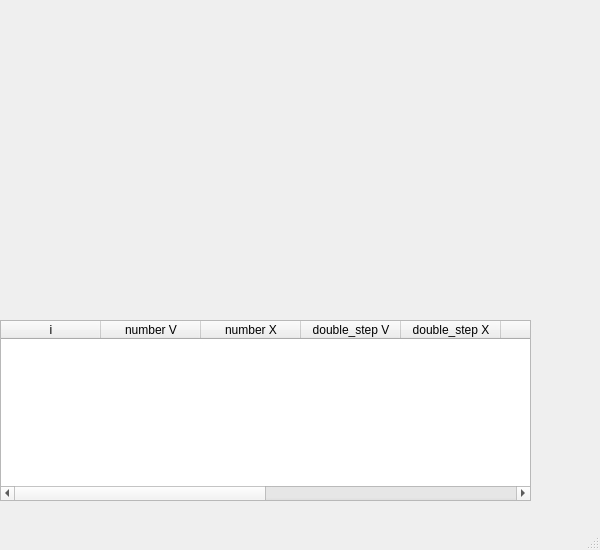
<?xml version="1.0" encoding="UTF-8"?>
<ui version="4.0">
 <class>MainWindow</class>
 <widget class="QMainWindow" name="MainWindow">
  <property name="geometry">
   <rect>
    <x>0</x>
    <y>0</y>
    <width>600</width>
    <height>550</height>
   </rect>
  </property>
  <property name="windowTitle">
   <string>MainWindow</string>
  </property>
  <widget class="QWidget" name="centralwidget">
   <widget class="QLabel" name="label">
    <property name="geometry">
     <rect>
      <x>10</x>
      <y>0</y>
      <width>161</width>
      <height>31</height>
     </rect>
    </property>
    <property name="text">
     <string/>
    </property>
   </widget>
   <widget class="QLabel" name="label_2">
    <property name="geometry">
     <rect>
      <x>10</x>
      <y>30</y>
      <width>151</width>
      <height>31</height>
     </rect>
    </property>
    <property name="text">
     <string/>
    </property>
   </widget>
   <widget class="QLabel" name="label_3">
    <property name="geometry">
     <rect>
      <x>10</x>
      <y>60</y>
      <width>201</width>
      <height>31</height>
     </rect>
    </property>
    <property name="text">
     <string/>
    </property>
   </widget>
   <widget class="QLabel" name="label_4">
    <property name="geometry">
     <rect>
      <x>10</x>
      <y>90</y>
      <width>201</width>
      <height>31</height>
     </rect>
    </property>
    <property name="text">
     <string/>
    </property>
   </widget>
   <widget class="QLabel" name="label_5">
    <property name="geometry">
     <rect>
      <x>10</x>
      <y>120</y>
      <width>201</width>
      <height>31</height>
     </rect>
    </property>
    <property name="text">
     <string>&lt;html&gt;&lt;head/&gt;&lt;body&gt;&lt;p&gt;&lt;br/&gt;&lt;/p&gt;&lt;/body&gt;&lt;/html&gt;</string>
    </property>
   </widget>
   <widget class="QLabel" name="label_6">
    <property name="geometry">
     <rect>
      <x>10</x>
      <y>150</y>
      <width>241</width>
      <height>31</height>
     </rect>
    </property>
    <property name="text">
     <string/>
    </property>
   </widget>
   <widget class="QLabel" name="label_9">
    <property name="geometry">
     <rect>
      <x>10</x>
      <y>240</y>
      <width>241</width>
      <height>31</height>
     </rect>
    </property>
    <property name="text">
     <string/>
    </property>
   </widget>
   <widget class="QLabel" name="label_8">
    <property name="geometry">
     <rect>
      <x>10</x>
      <y>210</y>
      <width>241</width>
      <height>31</height>
     </rect>
    </property>
    <property name="text">
     <string/>
    </property>
   </widget>
   <widget class="QLabel" name="label_7">
    <property name="geometry">
     <rect>
      <x>10</x>
      <y>180</y>
      <width>241</width>
      <height>31</height>
     </rect>
    </property>
    <property name="text">
     <string/>
    </property>
   </widget>
   <widget class="QTableWidget" name="tableWidget">
    <property name="geometry">
     <rect>
      <x>0</x>
      <y>320</y>
      <width>531</width>
      <height>181</height>
     </rect>
    </property>
    <property name="mouseTracking">
     <bool>true</bool>
    </property>
    <property name="inputMethodHints">
     <set>Qt::ImhNoAutoUppercase</set>
    </property>
    <property name="sortingEnabled">
     <bool>true</bool>
    </property>
    <property name="columnCount">
     <number>10</number>
    </property>
    <attribute name="horizontalHeaderCascadingSectionResizes">
     <bool>true</bool>
    </attribute>
    <attribute name="horizontalHeaderShowSortIndicator" stdset="0">
     <bool>false</bool>
    </attribute>
    <attribute name="horizontalHeaderStretchLastSection">
     <bool>false</bool>
    </attribute>
    <column>
     <property name="text">
      <string>i</string>
     </property>
    </column>
    <column>
     <property name="text">
      <string>number V</string>
     </property>
    </column>
    <column>
     <property name="text">
      <string>number X</string>
     </property>
    </column>
    <column>
     <property name="text">
      <string>double_step V</string>
     </property>
    </column>
    <column>
     <property name="text">
      <string>double_step X</string>
     </property>
    </column>
    <column>
     <property name="text">
      <string>step</string>
     </property>
    </column>
    <column>
     <property name="text">
      <string>mark_LE</string>
     </property>
    </column>
    <column>
     <property name="text">
      <string>abs_V</string>
     </property>
    </column>
    <column>
     <property name="text">
      <string>abs_X</string>
     </property>
    </column>
    <column>
     <property name="text">
      <string>|abs_V-nubber_v| </string>
     </property>
    </column>
   </widget>
   <widget class="QLabel" name="label_10">
    <property name="geometry">
     <rect>
      <x>340</x>
      <y>0</y>
      <width>241</width>
      <height>31</height>
     </rect>
    </property>
    <property name="text">
     <string/>
    </property>
   </widget>
   <widget class="QLabel" name="label_11">
    <property name="geometry">
     <rect>
      <x>340</x>
      <y>30</y>
      <width>241</width>
      <height>31</height>
     </rect>
    </property>
    <property name="text">
     <string/>
    </property>
   </widget>
   <widget class="QLabel" name="label_12">
    <property name="geometry">
     <rect>
      <x>340</x>
      <y>60</y>
      <width>241</width>
      <height>31</height>
     </rect>
    </property>
    <property name="text">
     <string/>
    </property>
   </widget>
   <widget class="QLabel" name="label_13">
    <property name="geometry">
     <rect>
      <x>340</x>
      <y>90</y>
      <width>241</width>
      <height>31</height>
     </rect>
    </property>
    <property name="text">
     <string/>
    </property>
   </widget>
   <widget class="QLabel" name="label_14">
    <property name="geometry">
     <rect>
      <x>340</x>
      <y>120</y>
      <width>241</width>
      <height>31</height>
     </rect>
    </property>
    <property name="text">
     <string/>
    </property>
   </widget>
  </widget>
  <widget class="QMenuBar" name="menubar">
   <property name="geometry">
    <rect>
     <x>0</x>
     <y>0</y>
     <width>600</width>
     <height>22</height>
    </rect>
   </property>
  </widget>
  <widget class="QStatusBar" name="statusbar"/>
 </widget>
 <resources/>
 <connections/>
</ui>
